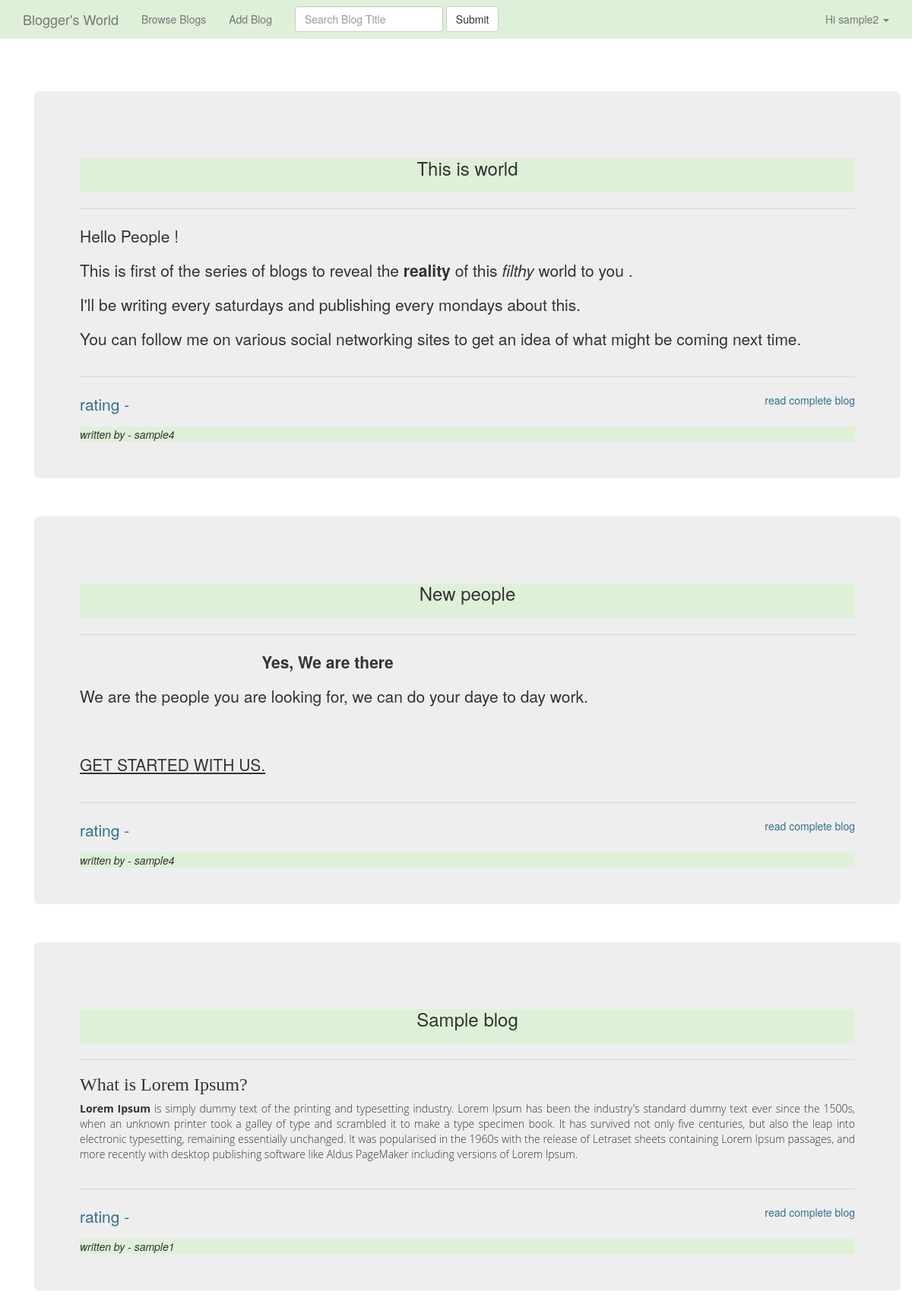
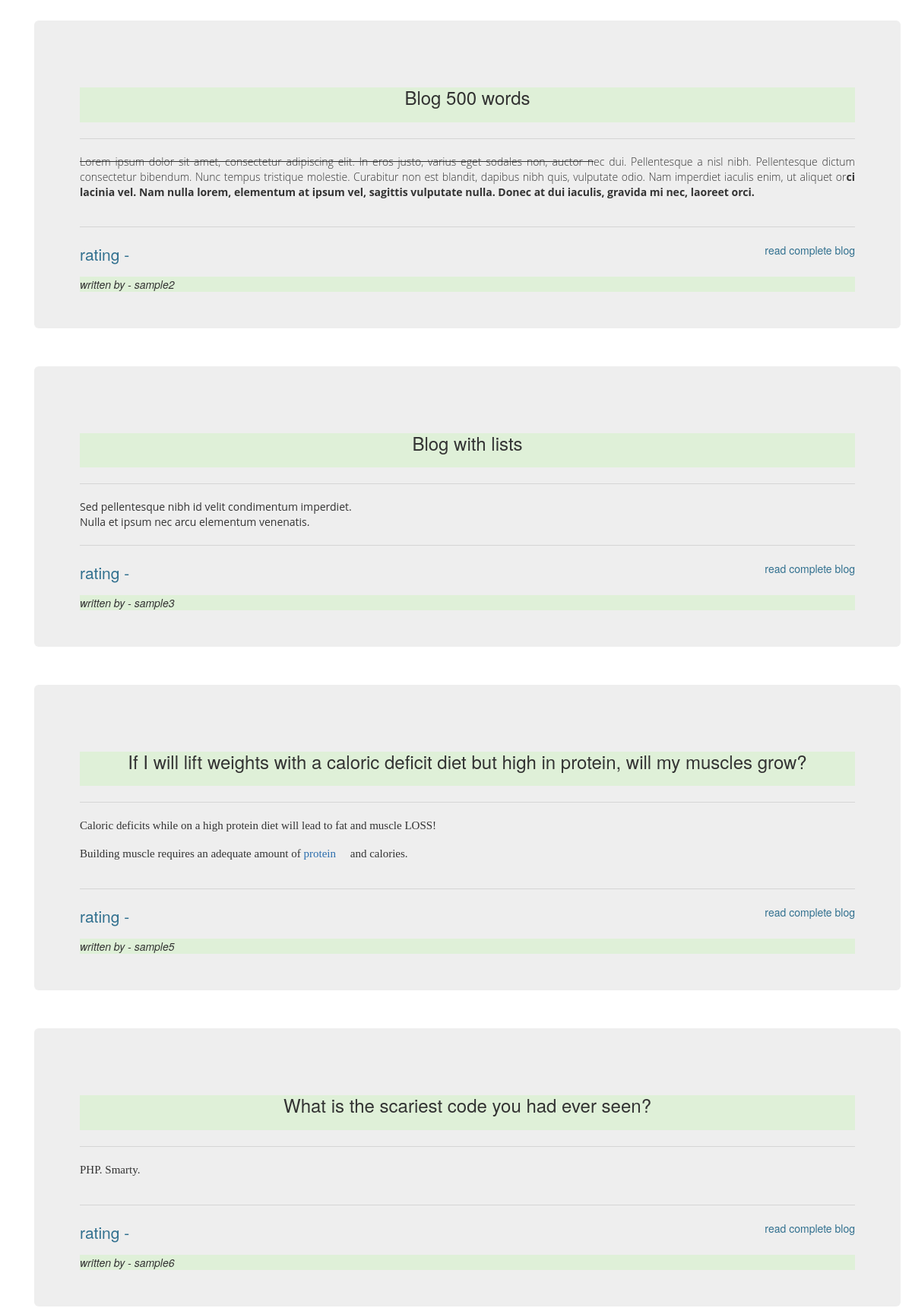
The page /blog/view_all/ (signed in, upper part) on the database its author committed (2 pictures, top to bottom).
### blog/models.py (models this page shows, shortened)
class Blog(models.Model):
    author = models.ForeignKey(User, on_delete=models.CASCADE)
    title = models.CharField(max_length=150)
    content = tinymce_models.HTMLField()
    created_on = models.DateTimeField()

### blog/views.py (the view)
class ViewAll(ListView) :
    template_name = 'blog/view_all_blogs.html'
    def get_queryset(self):
        queryset = Blog.objects.all()
        for i in queryset :
            splt_content_list = i.content.split('\r\n')
            ret = ""
            for j in splt_content_list:
                ret = ret + j
                if len(ret) > 300:
                    break
            print "*"
            print ret
            print "$"
            i.content = ret
        return queryset

### templates/blog/view_all_blogs.html (shortened to what this page needs)
{% extends 'base.html' %}
{% block contents %}
    <div class="container">
        {% for obj in object_list %}
            <div class="jumbotron " style="margin-top:50px;">
                <div class="content-header bg-success text-center page-header">
                    <h3>{{ obj.title | capfirst }}</h3>
                </div>
                <hr>
                <div class="content" style="width:100%; overflow:hidden;">
                    {{ obj.content | safe }}
                </div>
                <hr>
                <div class="content-footer">
                    <div class="row">
                        <div class="text-left col-md-8">
                                <p class="text-info">rating - {{ obj.rating }}</p>
                        </div>
                        <div class="text-right col-md-4">
                                <a class="text-info" href="{% url 'single_blog' obj.id %}">read complete blog</a>
                        </div>
                    </div>
                    <div class="bg-success">
                        <i>written by - {{ obj.author.username }}</i>
                    </div>
                </div>
            </div>
        {% endfor %}
    </div>
{% endblock contents %}

### templates/base.html (shortened to what this page needs)
<!DOCTYPE html>
<html lang="en">
<head>
    <link rel="stylesheet" href="https://maxcdn.bootstrapcdn.com/bootstrap/3.3.7/css/bootstrap.min.css" />
</head>
<body style="padding-top:70px">
    <nav class="navbar navbar-default navbar-fixed-top bg-primary">
        <div class="container-fluid bg-success">
            <div class="container-fluid">
                <div class="navbar-header">
                    <a class="navbar-brand" href="{% url 'home' %}">Blogger's World</a>
                </div >
                <div class="collapse navbar-collapse bg-success" id="bs-example-navbar-collapse-1">
                    <ul class="nav navbar-nav">
                        <li class=""><a href="{%  url 'view_all' %}">Browse Blogs <span class="sr-only">(current)</span></a></li>
                        <li><a href="{% url 'add_blog' %}">Add Blog</a></li>
                    </ul>
                        <form class="navbar-form navbar-left" role="search">
                            <div class="form-group">
                                <input type="text" class="form-control" placeholder="Search Blog Title">
                            </div >
                            <button type="submit" class="btn btn-default">Submit</button>
                        </form>
                        {% if user.is_authenticated %}
                            <ul class="nav navbar-nav navbar-right">
                                <li class="dropdown">
                                    <a href="#" class="dropdown-toggle" data-toggle="dropdown" role="button" aria-haspopup="true" aria-expanded="false">Hi {{ user.get_username }} <span class="caret"></span></a>
                                </li>
                            </ul>
                        {% endif %}
                    </div >
            </div >
        </div>
    </nav>
    <div class="container">
        {% block contents %}
        {% endblock contents %}
    </div>
</body>
</html>

### rows shown on the page
Blog: title "This is world", content "Hello People ! This is first of the series of blogs to reveal the reality of this filthy world to you . I'll be writing every saturdays and publishing every mondays about this. You can follow me on various social networking sites to get an idea of what might be coming next time.", author.username "sample4"
Blog: title "New people", content "Yes, We are there We are the people you are looking for, we can do your daye to day work. GET STARTED WITH US.", author.username "sample4"
Blog: title "Sample blog", content "What is Lorem Ipsum? Lorem Ipsum is simply dummy text of the printing and typesetting industry. Lorem Ipsum has been the industry's standard dummy text ever since the 1500s, when an unknown printer took a galley of type and scrambled it to make a type specimen book. It has survived not only five centuries, but also the leap into electronic typesetting, remaining essentially unchanged. It was popularised in the 1960s with the release of Letraset sheets containing Lorem Ipsum passages, and more recently with desktop publishing software like Aldus PageMaker including versions of Lorem Ipsum.", author.username "sample1"
Blog: title "Blog 500 words", content "Lorem ipsum dolor sit amet, consectetur adipiscing elit. In eros justo, varius eget sodales non, auctor n ec dui. Pellentesque a nisl nibh. Pellentesque dictum consectetur bibendum. Nunc tempus tristique molestie. Curabitur non est blandit, dapibus nibh quis, vulputate odio. Nam imperdiet iaculis enim, ut aliquet or ci lacinia vel. Nam nulla lorem, elementum at ipsum vel, sagittis vulputate nulla. Donec at dui iaculis, gravida mi nec, laoreet orci.", author.username "sample2"
Blog: title "Blog with lists", content "Sed pellentesque nibh id velit condimentum imperdiet. Nulla et ipsum nec arcu elementum venenatis.", author.username "sample3"
Blog: title "If I will lift weights with a caloric deficit diet but high in protein, will my muscles grow?", content "Caloric deficits while on a high protein diet will lead to fat and muscle LOSS! Building muscle requires an adequate amount of protein and calories.", author.username "sample5"
Blog: title "What is the scariest code you had ever seen?", content "PHP. Smarty.", author.username "sample6"

### other values the page prints
{{ user.get_username }} "sample2"
